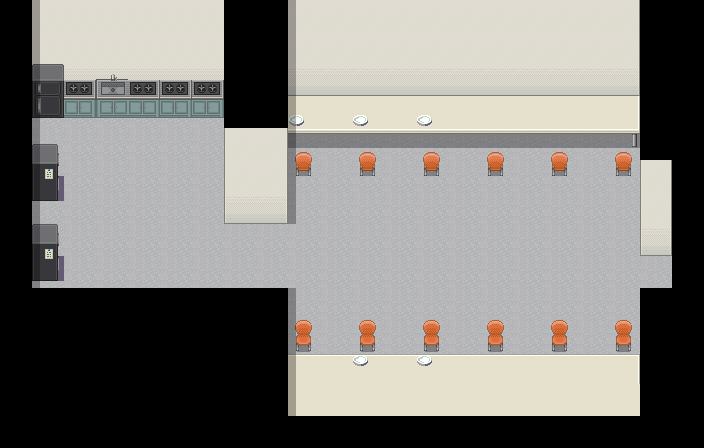

Rendered tile map (Tiled .tmx) drawn with the repository's tilesets; below, a short description and the map source with its tile grids summarised:
An orthogonal 44x28 tile map with 16x16 px tiles, 8 tile layers (Base, MonoShita, MonoShita2, MonoChu, ...), 4 tilesets and 10 objects.

<map version="1.0" orientation="orthogonal" renderorder="right-down" width="44" height="28" tilewidth="16" tileheight="16" backgroundcolor="#000000" nextobjectid="13">
 <tileset firstgid="1" name="ST-Fdshop-I01" tilewidth="16" tileheight="16">
  <image source="ST-Fdshop-I01.png" trans="aa55ff" width="256" height="1440" />
 </tileset>
 <tileset firstgid="1441" name="ST-Room-I01" tilewidth="16" tileheight="16">
  <image source="ST-Room-I01.png" trans="aa55ff" width="256" height="1120" />
 </tileset>
 <tileset firstgid="2561" name="Yatai-option1" tilewidth="16" tileheight="16">
  <image source="Yatai-option1.png" trans="aa55ff" width="944" height="255" />
 </tileset>
 <tileset firstgid="3446" name="ST-Sewer-01" tilewidth="16" tileheight="16">
  <image source="ST-Sewer-01.png" trans="aa55ff" width="256" height="1504" />
 </tileset>
 <layer name="Base" width="44" height="28">
  <properties>
   <property name="cc_vertexz" value="-14" />
  </properties>
  <data>[1232 cells, 844 non-empty, 44 distinct tile ids]</data>
 </layer>
 <layer name="MonoShita" width="44" height="28">
  <properties>
   <property name="cc_vertexz" value="-13" />
  </properties>
  <data>[1232 cells, 132 non-empty, 17 distinct tile ids]</data>
 </layer>
 <layer name="MonoShita2" width="44" height="28">
  <properties>
   <property name="cc_vertexz" value="-13" />
  </properties>
  <data>[1232 cells, 52 non-empty, 28 distinct tile ids]</data>
 </layer>
 <layer name="MonoChu" width="44" height="28">
  <properties>
   <property name="cc_vertexz" value="-12" />
  </properties>
  <data>[1232 cells, 48 non-empty, 8 distinct tile ids]</data>
 </layer>
 <layer name="curry" width="44" height="28">
  <properties>
   <property name="cc_vertexz" value="-11" />
  </properties>
  <data>[1232 cells, 5 non-empty, 1 distinct tile ids]</data>
 </layer>
 <layer name="curryEat" width="44" height="28">
  <properties>
   <property name="cc_vertexz" value="-11" />
  </properties>
  <data>[1232 cells, 5 non-empty, 1 distinct tile ids]</data>
 </layer>
 <objectgroup name="collision">
  <object id="1" x="640" y="0" width="64" height="256" />
  <object id="2" x="640" y="288" width="64" height="160" />
  <object id="4" x="288" y="352" width="352" height="96" />
  <object id="5" x="0" y="288" width="288" height="160" />
  <object id="6" x="0" y="0" width="32" height="288" />
  <object id="8" x="32" y="240" width="32" height="48" />
  <object id="9" x="32" y="160" width="32" height="48" />
  <object id="10" x="32" y="0" width="192" height="112" />
  <object id="11" x="224" y="0" width="64" height="224" />
  <object id="12" x="288" y="0" width="352" height="144" />
 </objectgroup>
 <layer name="CharaUe" width="44" height="28">
  <data>[1232 cells, 4 non-empty, 2 distinct tile ids]</data>
 </layer>
 <layer name="shadow" width="44" height="28">
  <data>[1232 cells, 40 non-empty, 1 distinct tile ids]</data>
 </layer>
</map>
